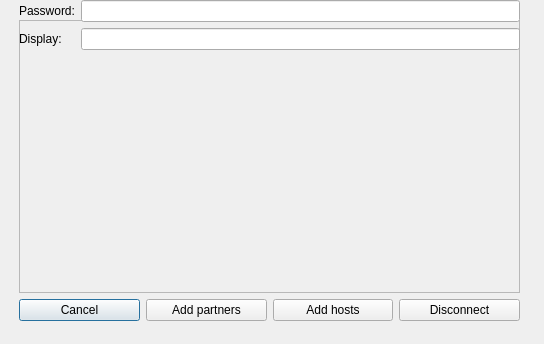
<?xml version="1.0" encoding="UTF-8"?>
<ui version="4.0">
 <class>MERemotePartner</class>
 <widget class="QDialog" name="MERemotePartner">
  <property name="geometry">
   <rect>
    <x>0</x>
    <y>0</y>
    <width>544</width>
    <height>344</height>
   </rect>
  </property>
  <property name="windowTitle">
   <string>Manage partners</string>
  </property>
  <widget class="QWidget" name="verticalLayoutWidget">
   <property name="geometry">
    <rect>
     <x>19</x>
     <y>20</y>
     <width>501</width>
     <height>301</height>
    </rect>
   </property>
   <layout class="QVBoxLayout" name="verticalLayout">
    <item>
     <layout class="QVBoxLayout" name="verticalLayout_2">
      <item>
       <widget class="QScrollArea" name="partnersArea">
        <property name="widgetResizable">
         <bool>true</bool>
        </property>
        <widget class="QWidget" name="partnersAreaWidget">
         <property name="geometry">
          <rect>
           <x>0</x>
           <y>0</y>
           <width>495</width>
           <height>262</height>
          </rect>
         </property>
        </widget>
       </widget>
      </item>
     </layout>
    </item>
    <item>
     <layout class="QHBoxLayout" name="horizontalLayout">
      <item>
       <widget class="QPushButton" name="cancelBtn">
        <property name="text">
         <string>Cancel</string>
        </property>
       </widget>
      </item>
      <item>
       <widget class="QPushButton" name="addPartnersBtn">
        <property name="text">
         <string>Add partners</string>
        </property>
       </widget>
      </item>
      <item>
       <widget class="QPushButton" name="addHostsBtn">
        <property name="text">
         <string>Add hosts</string>
        </property>
       </widget>
      </item>
      <item>
       <widget class="QPushButton" name="disconnectBtn">
        <property name="text">
         <string>Disconnect</string>
        </property>
       </widget>
      </item>
     </layout>
    </item>
   </layout>
  </widget>
  <widget class="QWidget" name="formLayoutWidget">
   <property name="geometry">
    <rect>
     <x>19</x>
     <y>0</y>
     <width>501</width>
     <height>58</height>
    </rect>
   </property>
   <layout class="QFormLayout" name="formLayout">
    <item row="0" column="0">
     <widget class="QLabel" name="label">
      <property name="text">
       <string>Password:</string>
      </property>
     </widget>
    </item>
    <item row="1" column="0">
     <widget class="QLabel" name="label_2">
      <property name="text">
       <string>Display:</string>
      </property>
     </widget>
    </item>
    <item row="1" column="1">
     <widget class="QLineEdit" name="displayIpf"/>
    </item>
    <item row="0" column="1">
     <widget class="QLineEdit" name="passwordIpf">
      <property name="echoMode">
       <enum>QLineEdit::Password</enum>
      </property>
     </widget>
    </item>
   </layout>
  </widget>
 </widget>
 <resources/>
 <connections/>
</ui>
